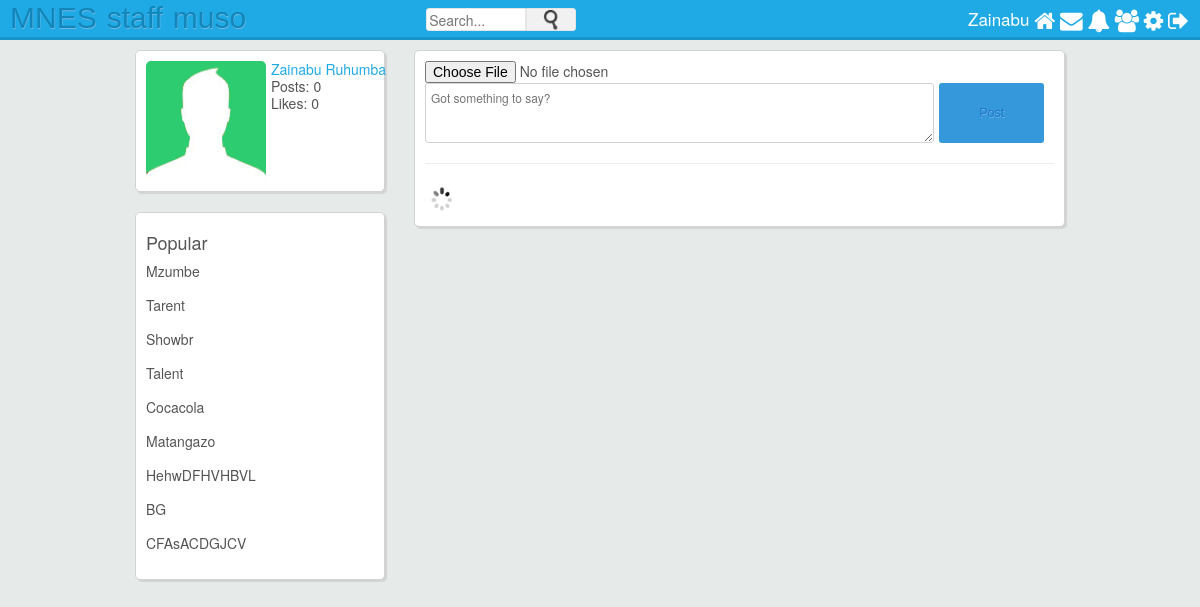
The page / (signed in) on the database its author committed.
### tables this page shows
CREATE TABLE `users` (
  `id` int(11) NOT NULL,
  `first_name` varchar(25) NOT NULL,
  `last_name` varchar(25) NOT NULL,
  `username` varchar(100) NOT NULL,
  `email` varchar(100) NOT NULL,
  `password` varchar(255) NOT NULL,
  `signup_date` date NOT NULL,
  `profile_pic` varchar(255) NOT NULL,
  `num_posts` int(11) NOT NULL,
  `num_likes` int(11) NOT NULL,
  `user_closed` varchar(3) NOT NULL,
  `friend_array` text NOT NULL,
  `user_role` varchar(32) NOT NULL
);

CREATE TABLE `trends` (
  `title` varchar(50) NOT NULL,
  `hits` int(11) NOT NULL
);

### includes/classes/Notification.php (called while the page is built, shortened)
<?php
class Notification {
	private $user_obj;
	private $con;
	public function __construct($con, $user){
		$this->con = $con;
		$this->user_obj = new User($con, $user);
	}
	public function getUnreadNumber() {
		$userLoggedIn = $this->user_obj->getUsername();
		$query = mysqli_query($this->con, "SELECT * FROM notifications WHERE viewed='no' AND user_to='$userLoggedIn'");
		return mysqli_num_rows($query);
	}
}
?>

### includes/classes/User.php (called while the page is built, shortened)
<?php
class User {
	private $user;
	public function __construct($con, $user){
		$user_details_query = mysqli_query($con, "SELECT * FROM users WHERE username='$user'");
		$this->user = mysqli_fetch_array($user_details_query);
	}
	public function getUsername() {
		return $this->user['username'];
	}
}
?>

### includes/classes/Message.php (called while the page is built, shortened)
<?php
class Message {
	public function __construct($con, $user){
		$this->user_obj = new User($con, $user);
	}
}
?>

### index.php (the view, shortened to what this page needs)
<?php
include("includes/header.php");
?>
	<div class="user_details column">
		<a href="<?php echo $userLoggedIn; ?>">  <img src="<?php echo $user['profile_pic']; ?>"> </a>
		<div class="user_details_left_right">
			<a href="<?php echo $userLoggedIn; ?>">
			<?php
			echo $user['first_name'] . " " . $user['last_name'];
			 ?>
			</a>
			<br>
			<?php echo "Posts: " . $user['num_posts']. "<br>";
			echo "Likes: " . $user['num_likes'];
			?>
		</div>
	</div>
	<div class="main_column column">
		<form class="post_form" action="index.php" method="POST" enctype="multipart/form-data">
			<input type="file" name="fileToUpload" id="fileToUpload">
			<textarea name="post_text" id="post_text" placeholder="Got something to say?"></textarea>
			<input type="submit" name="post" id="post_button" value="Post">
			<hr>
		</form>
		<img id="loading" src="assets/images/icons/loading.gif">
	</div>
	<div class="user_details column">
		<h4>Popular</h4>
		<div class="trends">
			<?php
			$query = mysqli_query($con, "SELECT * FROM trends ORDER BY hits DESC LIMIT 9");
			foreach ($query as $row) {
				$word = $row['title'];
				$word_dot = strlen($word) >= 14 ? "..." : "";
				$trimmed_word = str_split($word, 14);
				$trimmed_word = $trimmed_word[0];
				echo "<div style'padding: 1px'>";
				echo $trimmed_word . $word_dot;
				echo "<br></div><br>";
			}
			?>
		</div>
	</div>
	</div>
</body>
</html>

### includes/header.php (shortened to what this page needs)
<?php
require 'config/config.php';
include("includes/classes/User.php");
include("includes/classes/Post.php");
include("includes/classes/Message.php");
include("includes/classes/Notification.php");
if (isset($_SESSION['username'])) {
	$userLoggedIn = $_SESSION['username'];
	$user_details_query = mysqli_query($con, "SELECT * FROM users WHERE username='$userLoggedIn'");
	$user = mysqli_fetch_array($user_details_query);
}
else {
	header("Location: register.php");
}
?>
<html>
<head>
	<link rel="stylesheet" href="//maxcdn.bootstrapcdn.com/font-awesome/4.3.0/css/font-awesome.min.css">
	<link rel="stylesheet" type="text/css" href="assets/css/bootstrap.css">
	<link rel="stylesheet" type="text/css" href="assets/css/style.css">
	<link rel="stylesheet" href="assets/css/jquery.Jcrop.css" type="text/css" />
</head>
<body>
	<div class="top_bar">
		<div class="logo">
			<a href="index.php">MNES</a>
		</div>
		<div class="logo">
			<a href="staff_post.php">staff</a>
	   </div>
   	<div class="logo">
			<a href="muso_posts.php">muso</a>
	   </div>
		<div class="search">
			<form action="search.php" method="GET" name="search_form">
				<input type="text" onkeyup="getLiveSearchUsers(this.value, '<?php echo $userLoggedIn; ?>')" name="q" placeholder="Search..." autocomplete="off" id="search_text_input">
				<div class="button_holder">
					<img src="assets/images/icons/magnifying_glass.png">
				</div>
			</form>
		</div>
		<nav>
			<?php
				$messages = new Message($con, $userLoggedIn);
				$notifications = new Notification($con, $userLoggedIn);
				$user_obj = new User($con, $userLoggedIn);
			?>
			<a href="<?php echo $userLoggedIn; ?>">
				<?php echo $user['first_name']; ?>
			</a>
			<a href="index.php">
				<i class="fa fa-home fa-lg"></i>
			</a>
			<a href="javascript:void(0);" onclick="getDropdownData('<?php echo $userLoggedIn; ?>', 'message')">
				<i class="fa fa-envelope fa-lg"></i>
			</a>
			<a href="javascript:void(0);" onclick="getDropdownData('<?php echo $userLoggedIn; ?>', 'notification')">
				<i class="fa fa-bell fa-lg"></i>
			</a>
			<a href="requests.php">
				<i class="fa fa-users fa-lg"></i>
			</a>
			<a href="settings.php">
				<i class="fa fa-cog fa-lg"></i>
			</a>
			<a href="includes/handlers/logout.php">
				<i class="fa fa-sign-out fa-lg"></i>
</a>
		</nav>
	</div>
	<div class="wrapper">

### assets/css/style.css (style rules this page uses)
body { line-height: 17px; background-color: #E6EAE8; }
a { color: #20AAE5; text-decoration: none; }
.top_bar { width: 100%; min-width: 1050px; height: 40px; background-color: #20aae5; border-bottom: 0.25em solid #1894ca; margin: 0 0 10px 0; display: inline-flex; position: fixed; z-index: 10; }
.logo a { font-family: 'Bellota-BoldItalic', sans-serif; margin-left: 10px; font-size: 30; position: relative; top: 9px; text-shadow: #73B6E2 0.5px 0.5px 0px; color: #1086BA; }
nav { float: right; right: 1px; position: absolute; margin: 10px; }
nav a { position: relative; color: #fff; text-decoration: none; font-size: 17px; }
.wrapper { margin: 0 auto; top: 50px; position: relative; padding: 0 10px; width: 75%; min-width: 950px; }
.column { background-color: #fff; padding: 10px; border: 1px solid #D3D3D3; border-radius: 5px; box-shadow: 2px 2px 1px #D3D3D3; z-index: -1; color: #555; }
.user_details { width: 250px; float: left; margin-bottom: 20px; }
.user_details img { height: 120px; border-radius: 5px; margin-right: 5px; }
.user_details_left_right { width: 120px; display: inline-table; position: absolute; }
.main_column { float:right; width: 70%; z-index: -1; min-height: 170px; }
.post_form { width: 100%; }
.post_form textarea { width: 81%; height: 60px; border-radius: 3px; margin-right: 5px; border: 1px solid #D3D3D3; font-size: 12px; padding: 5px; }
.post_form input[type="submit"] { width: 11%; height: 60px; border: none; border-radius: 3px; background-color: #3498db; font-family: 'Bellota-BoldItalic', sans-serif; color: #1E75CA; text-shadow: #73B6E2 0.5px 0.5px 0px; font-size: 90%; position: absolute; outline: 0; margin: 0; }
.search { margin: 8px 0 0 15%; }
.search #search_text_input { border: thin solid #E5E5E5; float: left; height: 23px; outline: 0; width: 100px; border-top-right-radius: 0; border-bottom-right-radius: 0; border-top-left-radius: 3px; border-bottom-left-radius: 3px; }
.button_holder { background-color: #F1F1F1; border: thin solid #e5e5e5; cursor: pointer; float: left; height: 23px; text-align: center; width: 50px; border-top-right-radius: 3px; border-bottom-right-radius: 3px; }
.button_holder img { margin-top: 1px; width: 20px; }

### rows shown on the page
users: first_name "Zainabu", profile_pic (picture), last_name "Ruhumba", num_posts "0", num_likes "0"
trends: title "Mzumbe"
trends: title "Tarent"
trends: title "Showbr"
trends: title "Talent"
trends: title "Cocacola"
trends: title "Matangazo"
trends: title "HehwDFHVHBVL"
trends: title "BG"
trends: title "CFAsACDGJCV"
